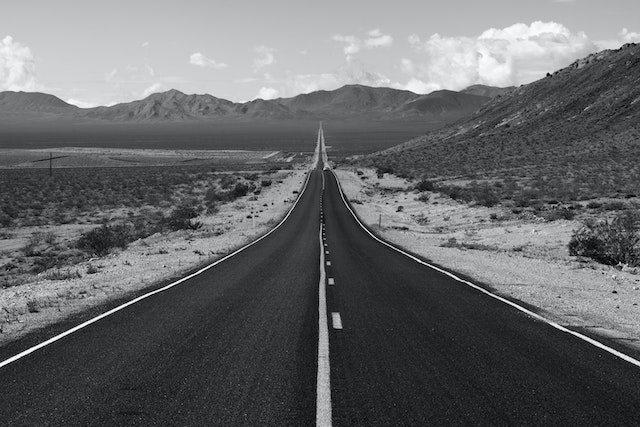
#> input picture LV2/road.jpg, 640 x 427 px
$ python zad3.py
#> lines starting #> are read from the running program, lines starting #| are printed output that depends on the picture
import numpy as np
import matplotlib.pyplot as plt

img = plt.imread('road.jpg')
#> img is the input picture: shape (427, 640, 3); mean R, G, B 102.9, 103.9, 105.9
img = img[:,:,0].copy()
#> img: shape (427, 640)
plt.imshow(img, cmap='gray')
plt.show()
imgBright = img+150
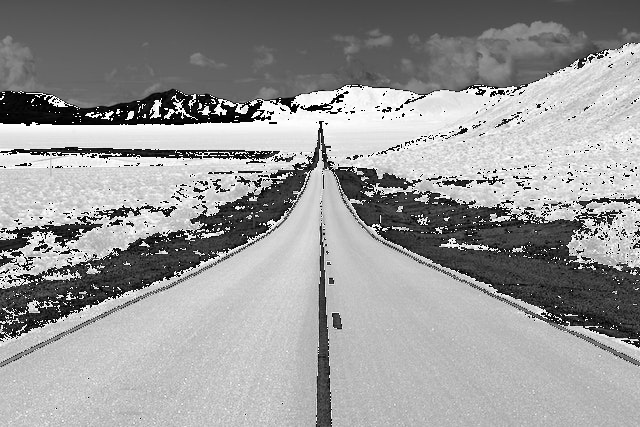
#> imgBright: shape (427, 640); min 0, max 255, mean 152.5
imgBright[img > 105] = 255
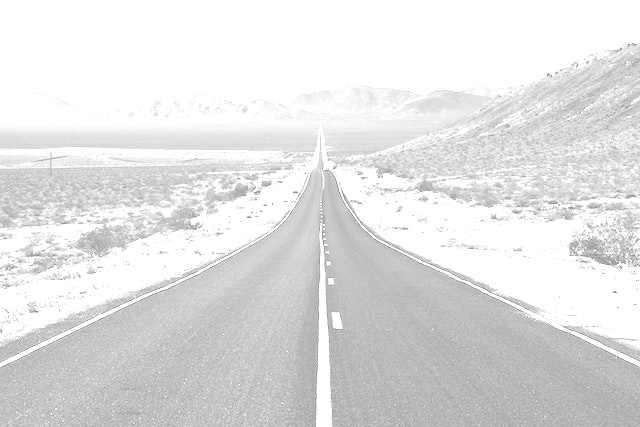
#> imgBright: shape (427, 640); min 150, max 255, mean 225.7
plt.imshow(imgBright, cmap='gray')
plt.show()

columns = img[1,:].size
#> columns = 640
imgSecondQuarter = img[:,int(columns/4):int(columns/2)]
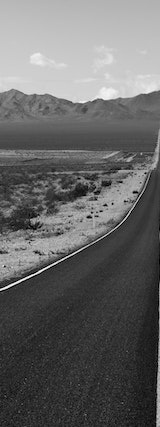
#> imgSecondQuarter: shape (427, 160); min 0, max 254, mean 102
plt.imshow(imgSecondQuarter, cmap='gray')
plt.show()

imgRot90 = np.rot90(img, axes=(1,0))
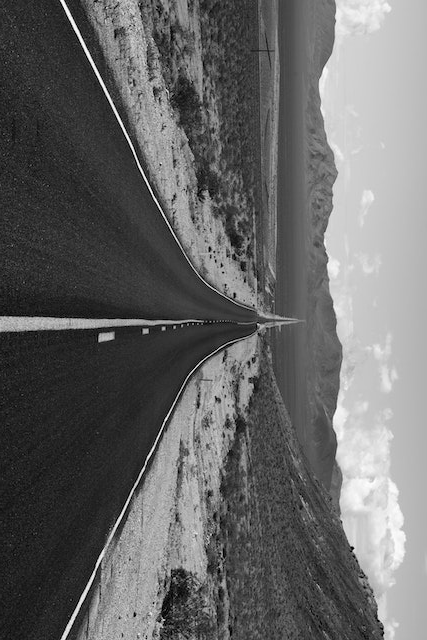
#> imgRot90: shape (640, 427); min 0, max 254, mean 102.9
plt.imshow(imgRot90, cmap='gray')
plt.show()

imgFlip = np.flip(img, axis=1)
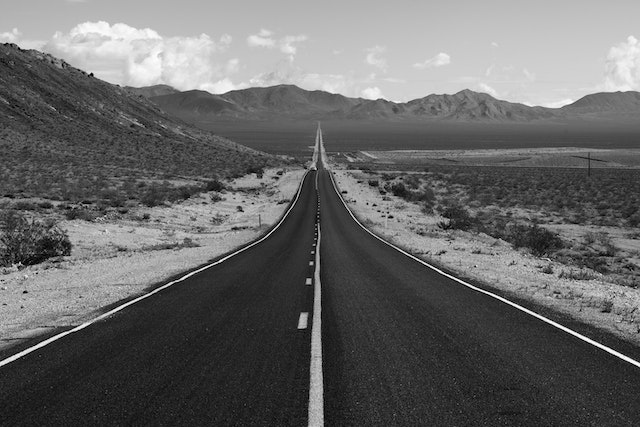
#> imgFlip: shape (427, 640); min 0, max 254, mean 102.9
plt.imshow(imgFlip, cmap='gray')
plt.show()
